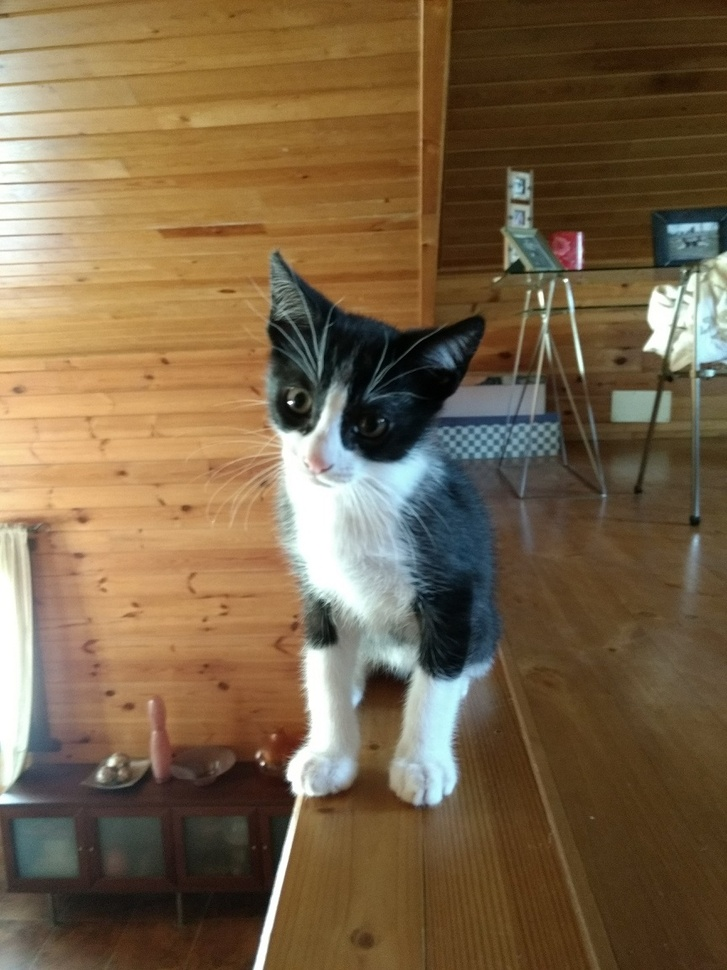
#> input picture images/cat.jpg, 727 x 970 px, shrunk from 864 x 1152 before the run
$ python cartoonizing.py   (older library calls are emulated)
#> lines starting #> are read from the running program, lines starting #| are printed output that depends on the picture; after the words box and inside, x2 and y2 are one past the last pixel; in counts of white or black regions, pixels touching at a corner belong together
#> further down, image is the input picture: shape (970, 727, 3); mean B, G, R 71.9, 100.4, 121.7
### Utils/show_image.py
import matplotlib.pyplot as plt
import numpy as np

# [8 lines left out: function show_with_matplotlib, not called in this run]

def show_images_with_titles_and_positions(image_BGR_list, title_list, pos_list, big_title, colsNum = 4, xLabel = 'x axis', yLabel = 'y axis'):
    """
    Displays a list of images with specified titles and positions using Matplotlib subplots.

    Args:
        image_BGR_list: A list of NumPy image arrays.
        title_list: A list of titles for each image (optional).
        pos_list: A list of subplot positions (optional).
    """

    # Create the dimensions of the figure and set title:
    plt.figure(figsize=(12, 6))
    plt.suptitle(big_title, fontsize=14, fontweight='bold')

    num_images = len(image_BGR_list)

    # make sure every image has a title
    if not title_list:
        title_list = [f"Image {i+1}" for i in range(num_images)]
    if not pos_list:
        pos_list = range(1, num_images + 1)

    rowsNum = int(np.ceil(num_images / colsNum))
    print("Row number:", rowsNum, "Column number:", colsNum)

    # Add images to the plot
    for i, (image_BGR, title, pos) in enumerate(zip(image_BGR_list, title_list, pos_list)):
        print("Debug: ", i)
        image_RGB = image_BGR[:, :, ::-1]
        print("Debug: 00")


        plt.imshow(image_RGB)
        print("Debug: 1")

        plt.title(title)
        print("Debug: 2")
        plt.subplot(rowsNum, colsNum, pos)
        print("Debug: 3")
        plt.axis('off')
        print("Debug: show complete")

    plt.tight_layout()
    plt.show()

### Part05/cartoonizing.py
"""
Cartoonizing images using both custom and OpenCV functions
"""
import cv2
import matplotlib.pyplot as plt
from Utils import show_image

def sketch_image(img):
    """Sketches the image applying a laplacian operator to detect the edges"""

    # Convert to gray scale
    img_gray = cv2.cvtColor(img, cv2.COLOR_BGR2GRAY)

    # Apply median filter
    img_gray = cv2.medianBlur(img_gray, 5)

    # Detect edges using cv2.Laplacian()
    edges = cv2.Laplacian(img_gray, cv2.CV_8U, ksize=5)
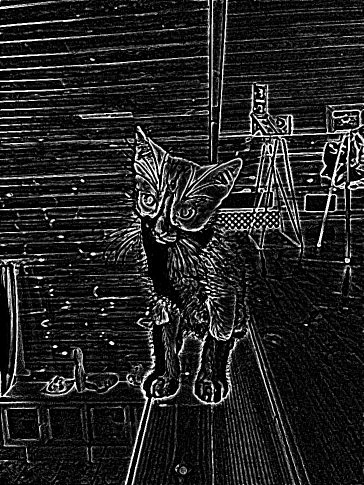
#> edges: shape (970, 727) (shown at 1/2 size); min 0, max 255, mean 35

    # Threshold the edges image:
    ret, thresholded = cv2.threshold(edges, 70, 255, cv2.THRESH_BINARY_INV)
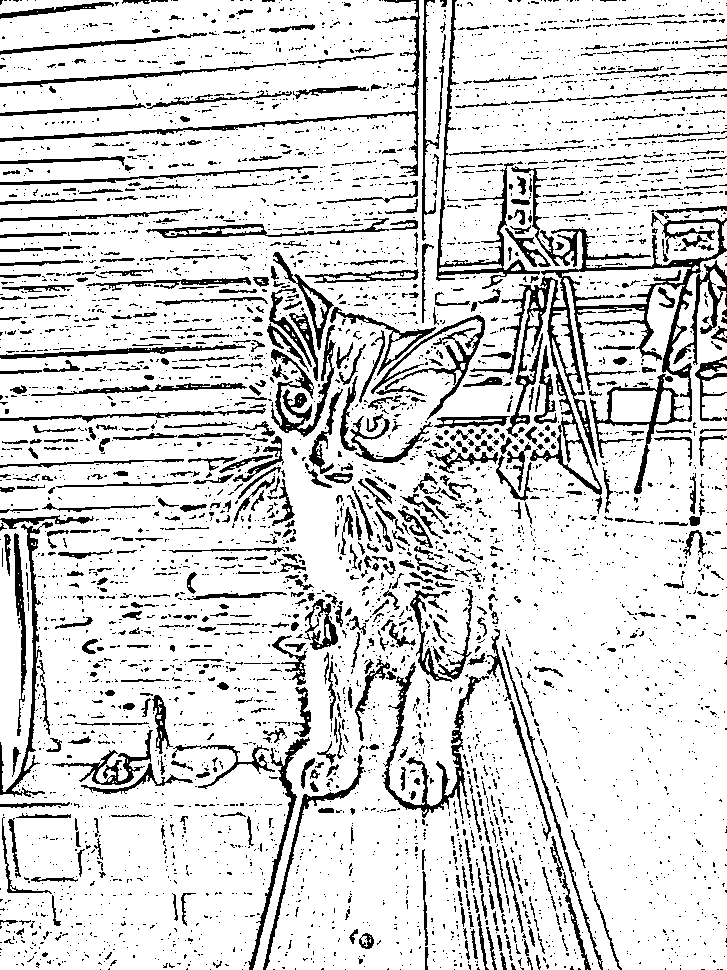
#> thresholded: shape (970, 727); 84.1% white; 4665 black regions (3964 under 20 px), largest, box (x1, y1, x2, y2) and area: (470, 166, 727, 495) 11711, (383, 662, 489, 819) 2337, (436, 0, 540, 289) 2270

    return thresholded


def cartonize_image(img, gray_mode=False):
    """Cartoonizes the image applying cv2.bilateralFilter()"""
#> called with gray_mode = False

    # Get the sketch:
    thresholded = sketch_image(img)

    # Apply bilateral filter with "big numbers" to get the cartoonized effect:
    filtered = cv2.bilateralFilter(img, 10, 250, 250)

    # Perform 'bitwise and' with the thresholded img as mask in order to set these values to the output
    cartoonized = cv2.bitwise_and(filtered, filtered, mask=thresholded)
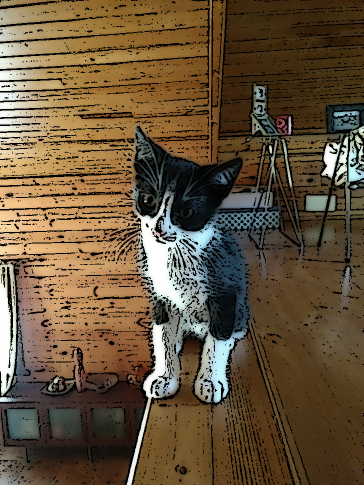
#> cartoonized: shape (970, 727, 3) (shown at 1/2 size); mean B, G, R 59.6, 84.3, 102.9

    if gray_mode:
        return cv2.cvtColor(cartoonized, cv2.COLOR_BGR2GRAY)

    return cartoonized

image = cv2.imread('../images/cat.jpg')

# Call the created functions for sketching and cartoonizing images:
custom_sketch_image = sketch_image(image)
custom_cartonized_image = cartonize_image(image)
custom_cartonized_image_gray = cartonize_image(image, True)
#> call 2 of cartonize_image, with gray_mode = True
#> in cartonize_image (call 2), `return cv2.cvtColor(cartoonized, cv2.COLOR_BGR2GRAY)`:
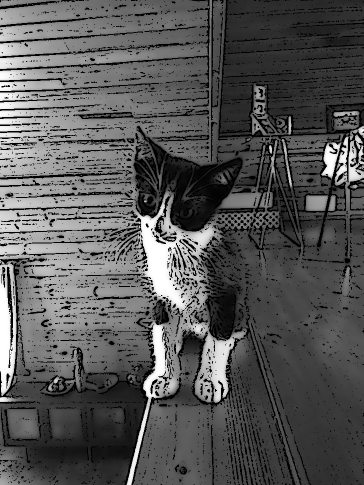
#> returned value: shape (970, 727) (shown at 1/2 size); min 0, max 255, mean 87

# Call the OpenCV functions to get a similar output:
sketch_gray, sketch_color = cv2.pencilSketch(image, sigma_s=30, sigma_r=0.1, shade_factor=0.1)
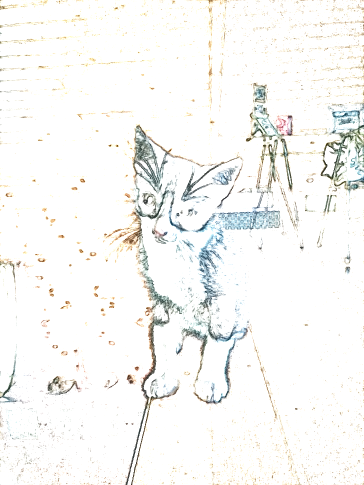
#> sketch_color: shape (970, 727, 3) (shown at 1/2 size); mean B, G, R 245.2, 247.1, 247
stylizated_image = cv2.stylization(image, sigma_s=60, sigma_r=0.07)
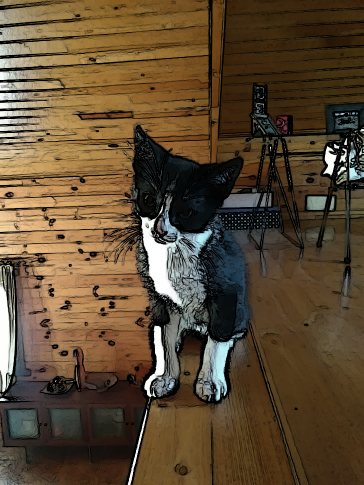
#> stylizated_image: shape (970, 727, 3) (shown at 1/2 size); mean B, G, R 51.1, 74.8, 93.2

# Create lists and add to the method
image_BGR_list = [image, cv2.cvtColor(custom_sketch_image, cv2.COLOR_GRAY2BGR), cv2.cvtColor(sketch_gray, cv2.COLOR_GRAY2BGR), sketch_color, stylizated_image, custom_cartonized_image, cv2.cvtColor(custom_cartonized_image_gray, cv2.COLOR_GRAY2BGR)]
title_list = ["image", "custom sketch", "sketch gray cv2.pencilSketch()", "sketch color cv2.pencilSketch()", "cartoonized cv2.stylization()", "custom cartoonized", "custom cartoonized gray"]
pos_list = [1, 2, 3, 4, 5, 6, 7]

show_image.show_images_with_titles_and_positions(image_BGR_list, title_list, pos_list, "Cartoonizing images")
#> in show_images_with_titles_and_positions, `num_images = len(image_BGR_list)`: num_images = 7
#> in show_images_with_titles_and_positions, `rowsNum = int(np.ceil(num_images / colsNum))`: rowsNum = 2
#| Row number: 2 Column number: 4
#> the loop in show_images_with_titles_and_positions, `for i, (image_BGR, title, pos) in enumerate(zip(image_BGR_list, title_..` made 7 passes
#> title on passes 1 to 7: 'image', 'custom sketch', 'sketch gray cv2.pencilSketch()', 'sketch color cv2.pencilSketch()', 'cartoonized cv2.stylization()', 'custom cartoonized', 'custom cartoonized gray'
#> (printed output is left out)
#> in show_images_with_titles_and_positions, `plt.show()`:
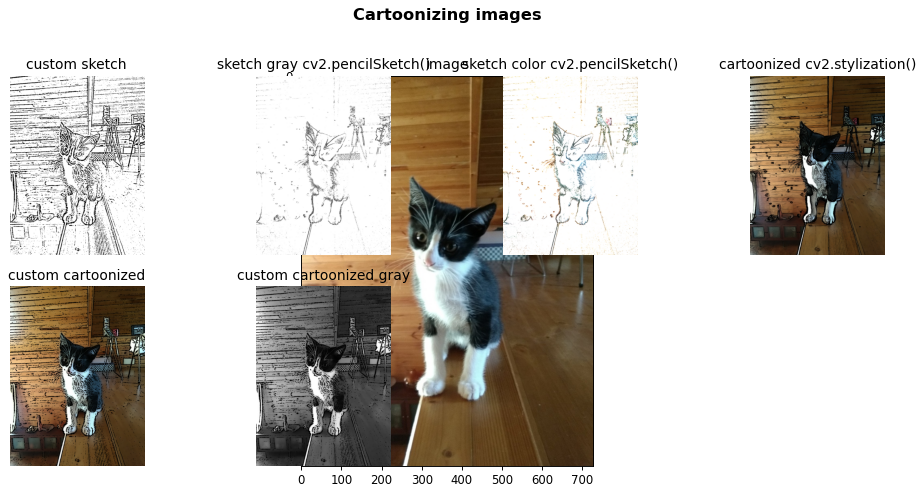
#> figure drawn by matplotlib, 7 panels

$ run again, with images/flower1.jpg copied over images/cat.jpg
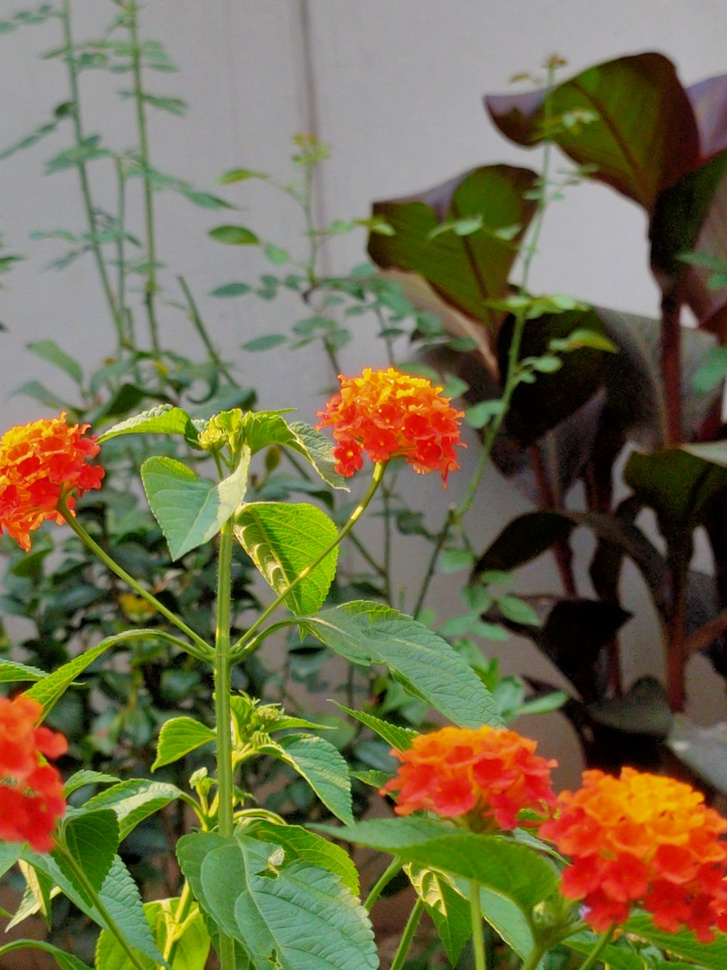
#> input picture images/flower1.jpg, 727 x 970 px, shrunk from 3000 x 4000 before the run
#> image is the input picture: shape (970, 727, 3); mean B, G, R 74.7, 108.8, 114.9
#> in sketch_image, `ret, thresholded = cv2.threshold(edges, 70, 255, cv2.THRESH_BINARY_INV)`:
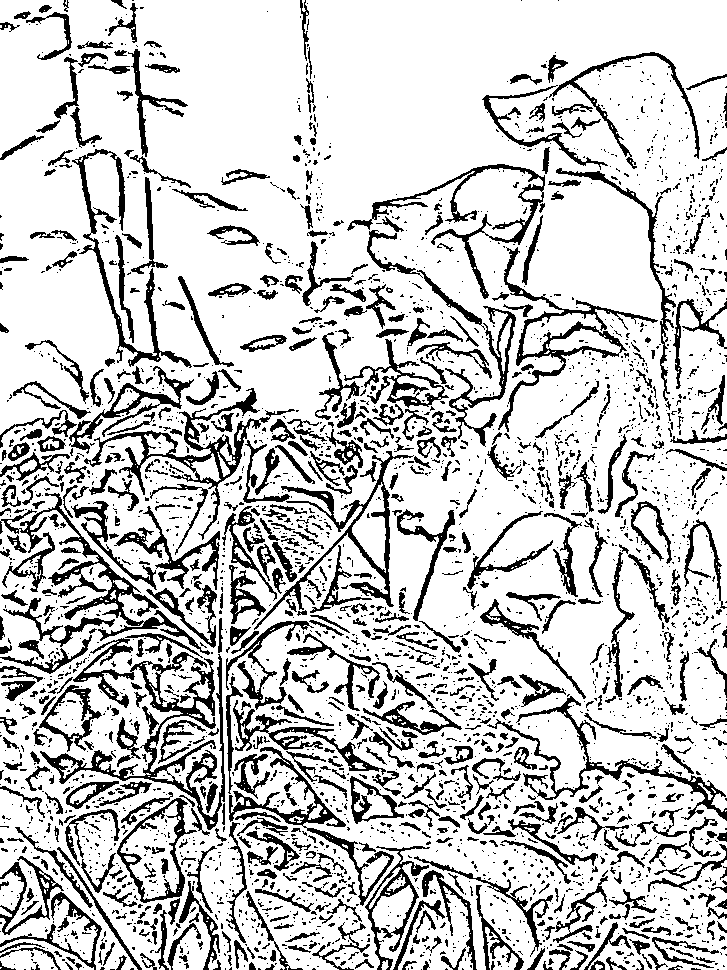
#> thresholded: shape (970, 727); 79.1% white; 3273 black regions (2531 under 20 px), largest, box (x1, y1, x2, y2) and area: (40, 638, 225, 830) 5740, (0, 493, 210, 655) 3412, (84, 388, 295, 540) 3345
#> `stylizated_image = cv2.stylization(image, sigma_s=60, sigma_r=0.07)`:
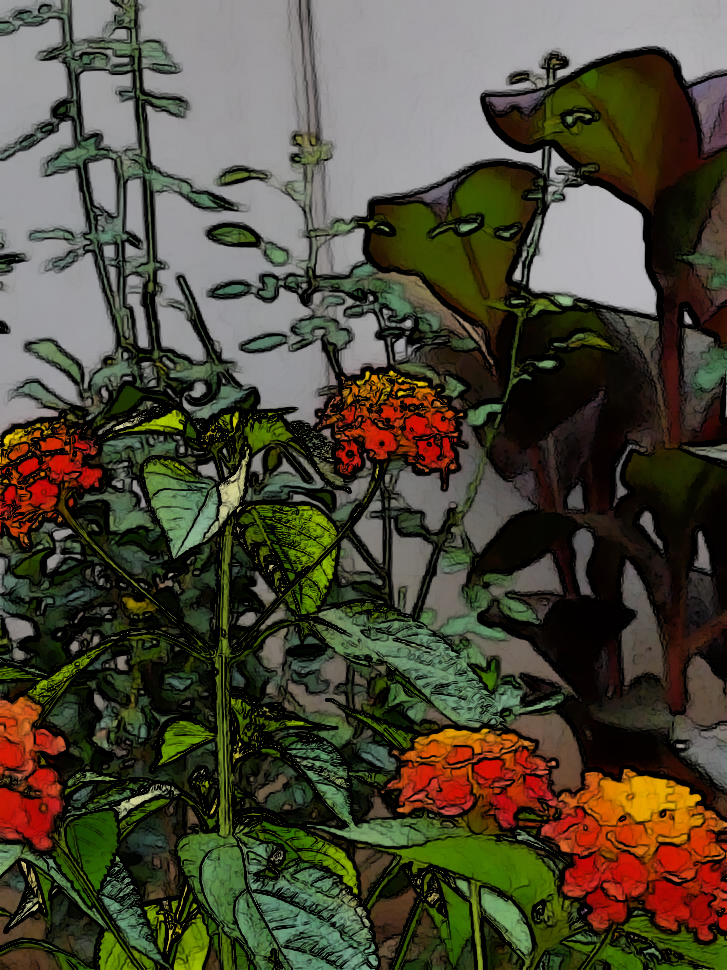
#> stylizated_image: shape (970, 727, 3); mean B, G, R 54.5, 71.9, 76.4
#> num_images = 7
#> rowsNum = 2
#| Row number: 2 Column number: 4
#> the loop in show_images_with_titles_and_positions, `for i, (image_BGR, title, pos) in enumerate(zip(image_BGR_list, title_..` made 7 passes
#> title on passes 1 to 7: 'image', 'custom sketch', 'sketch gray cv2.pencilSketch()', 'sketch color cv2.pencilSketch()', 'cartoonized cv2.stylization()', 'custom cartoonized', 'custom cartoonized gray'
#> (printed output is left out)
